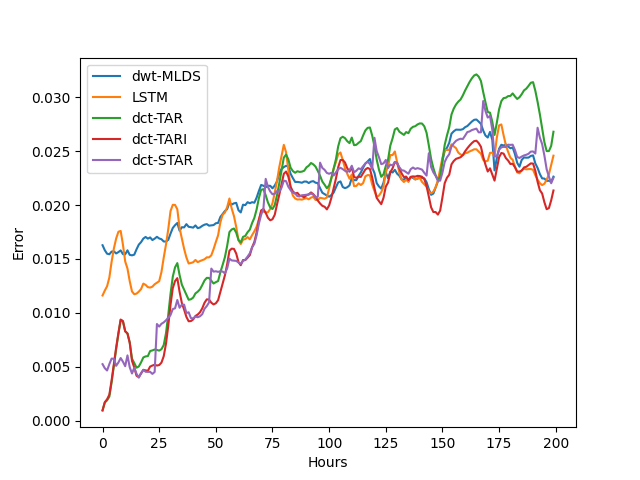

Generate this figure with Python:
import scipy.io as sio
import sys

import pandas as pd
import numpy as np
import matplotlib.pyplot as plt

import statsmodels.tsa.stattools as tsa
from statsmodels.tsa.api import VAR
import statistics

sys.path.insert(0, '../Libraries')
import JacksonsTSPackage as jts
from ltar import LTAR, diff, invert_diff
from keras.models import Sequential
from keras.layers import LSTM
from keras.layers import Dense

import time

sst = sio.loadmat('F:\\repos\multi_linear_research\jackson\Docs&Code\L-TVAR\data\sst.mat')

N = len(sst['X'])
N_train = 1800
N_test = N - N_train
print(f"N: {N}")
print(f"N_train: {N_train}")
print(f"N_test: {N_test}")

tensor_shape = (len(sst['X']), sst['X'][0][0].shape[0], sst['X'][0][0].shape[1])

tensor_data = np.zeros(tensor_shape)
for i in range(tensor_shape[0]):
    tensor_data[i] = sst['X'][i][0]

train_tensor = jts.extract_train_tensor(tensor_data, N_train)
test_tensor = jts.extract_test_tensor(tensor_data, N_train, N_test)

n_features = tensor_shape[1] * tensor_shape[2]
def split_sequence(sequence, n_steps):
    X, y = list(), list()
    for i in range(len(sequence)):
        # find the end of this pattern
        start_ix = i - n_steps
        # check if we are beyond the sequence
        if start_ix >= 0:
            # gather input and output parts of the pattern
            seq_x, seq_y = sequence[start_ix:i], sequence[i]
            X.append(seq_x)
            y.append(seq_y)
    return np.asarray(X), np.asarray(y)
n_steps = 5
sequence = tensor_data.reshape((N, tensor_shape[1] * tensor_shape[2]))
X, y = split_sequence(sequence, n_steps)
train_X = X[:N_train-5]
train_y = y[:N_train-5]
test_X = X[N_train-5:N_train+N_test-5]
test_y = y[N_train-5:N_train+N_test-5]
print(train_X.shape, train_y.shape, test_X.shape, test_y.shape)
model = Sequential()
model.add(LSTM(100, activation='relu',return_sequences=True, input_shape=(n_steps, n_features)))
model.add(LSTM(100, activation='relu'))
model.add(Dense(n_features))
model.compile(optimizer='adam', loss='mse')

lstm = []
ltar = []
ltari = []
lstar = []
for i in range(1):
    start = time.time()
    model.fit(train_X, train_y, epochs=200, verbose=1)
    end = time.time()
    lstm.append(end-start)

    dct_ltar = LTAR(train_tensor)
    start = time.time()
    dct_ltar.fit(5, "dct")
    end = time.time()
    ltar.append(end-start)

    dct_ltari = LTAR(diff(train_tensor))
    start = time.time()
    dct_ltari.fit(5, "dct")
    end = time.time()
    ltari.append(end-start)

    interval = 24
    dct_lstar = LTAR(diff(train_tensor, interval))
    start = time.time()
    dct_lstar.fit(5, "dct")
    end = time.time()
    lstar.append(end-start)

print("LSTM:", np.average(lstm))
print("L-TAR:", np.average(ltar))
print("L-TARI:", np.average(ltari))
print("L-STAR:", np.average(lstar))

yhat = model.predict(test_X, verbose=0)
predict_tensor = yhat.reshape((N_test, tensor_shape[1], tensor_shape[2]))
dct_result_tensor = dct_ltar.forecast(N_test)
dcti_result_tensor = invert_diff(dct_ltari.forecast(N_test), train_tensor)
dcts_result_tensor = invert_diff(dct_ltari.forecast(N_test), train_tensor, interval)

dct_error = jts.calc_mape_per_matrix(test_tensor, dct_result_tensor)
dct_error = dct_error.rename(columns={"MAPE": "dct-TAR"})
dcti_error = jts.calc_mape_per_matrix(test_tensor, dcti_result_tensor)
dcti_error = dcti_error.rename(columns={"MAPE": "dct-TARI"})
dcts_error = jts.calc_mape_per_matrix(test_tensor, dcts_result_tensor)
dcts_error = dcts_error.rename(columns={"MAPE": "dct-STAR"})
lstm_error = jts.calc_mape_per_matrix(test_tensor, predict_tensor)
lstm_error = lstm_error.rename(columns={"MAPE": "LSTM"})
mlds_err = sio.loadmat('F:\\repos\multi_linear_research\jackson\Docs&Code\L-TVAR\data\sst_err.mat')
mlds_error = pd.DataFrame(np.transpose(mlds_err['err_dwt']), index=dct_error.index, columns=["dwt-MLDS"])
df = pd.concat([mlds_error, lstm_error, dct_error, dcti_error, dcts_error], axis=1)
ax = df.plot()
ax.set_xlabel("Hours")
ax.set_ylabel("Error")
plt.show()
